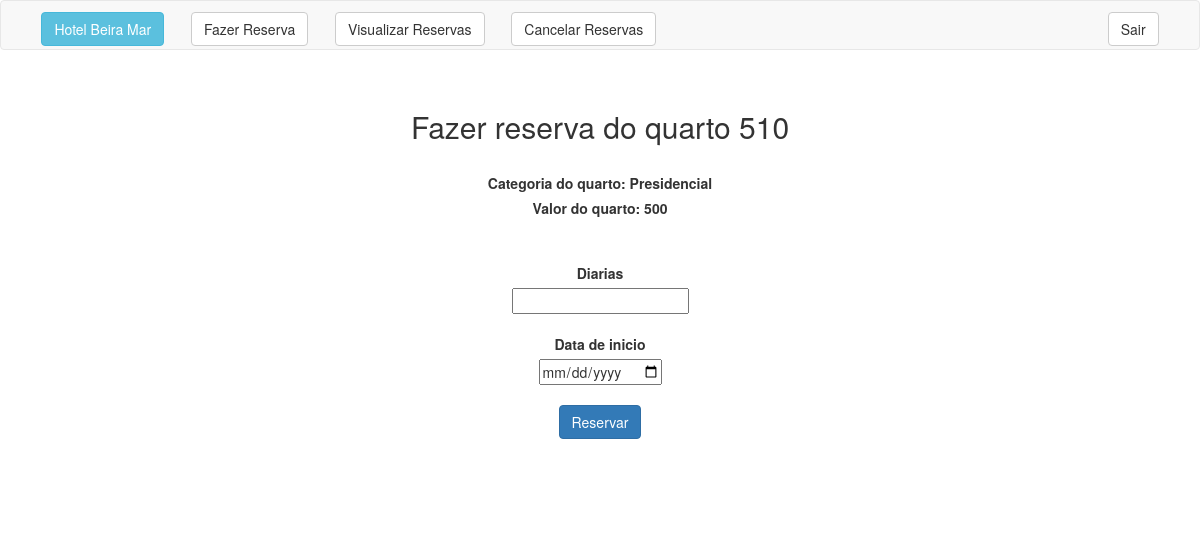
Page /incluir_reserva.php?codigo=4 (signed in) on the committed database.
### tables this page shows
CREATE TABLE `quartos` (
  `idquarto` int(11) NOT NULL AUTO_INCREMENT,
  `numero` int(11) NOT NULL,
  `valor` double NOT NULL,
  `idtipoQuartos` int(11) NOT NULL,
  `descricao` varchar(500) NOT NULL,
  PRIMARY KEY (`idquarto`),
  KEY `fk_quartos_tipoQuartos1_idx` (`idtipoQuartos`),
  CONSTRAINT `fk_quartos_tipoQuartos1` FOREIGN KEY (`idtipoQuartos`) REFERENCES `tipoQuartos` (`idtipoQuarto`) ON DELETE NO ACTION ON UPDATE NO ACTION
);

CREATE TABLE `tipoQuartos` (
  `idtipoQuarto` int(11) NOT NULL AUTO_INCREMENT,
  `nome` varchar(45) NOT NULL,
  PRIMARY KEY (`idtipoQuarto`)
);

### incluir_reserva.php (the view, shortened to what this page needs)
<?php
	include 'conexao.inc';
	if(isset($_GET["codigo"]))
	{
		$cod=$_GET["codigo"];
		 $sql= "select q.numero, q.idquarto, q.valor, q.descricao, t.nome from quartos q inner join tipoQuartos t on t.idtipoQuarto = q.idtipoQuartos where idquarto=$cod";
		 $result=mysqli_query($con, $sql);
	}
?>
<!DOCTYPE html>
<html>
<head>
	<link rel="stylesheet" type="text/css" href="css/estilo.css">
	<link rel="stylesheet" type="text/css" href="css/bootstrap.min.css">
</head>
<body>
	<?php include "menu.php" ?>
	<div class="col-md-12">
		<div class="info">
			<br>
			<?php while($row = mysqli_fetch_assoc($result)): ?>
				<h2>Fazer reserva do quarto  <?php echo $row['numero'];?></h2>
				<br>
				<label for="">Categoria do quarto: <?php echo $row['nome'];?></label><br>
				<label for="">Valor do quarto: <?php echo $row['valor'];?></label><br>
			<?php endwhile ?>
			<br><br>
			<form action="inserir_reserva.php" method="POST">
				<label for=""> Diarias </label><br>
				<input type="number" name="quant" min="1"><br><br>
				<label for="">Data de inicio</label><br>
				<input type="date" name="data" min="<?php echo date('Y-m-d'); ?>"><br><br>
				<button class= "btn btn-primary" type="submit">Reservar</button>
			</form>
			<br><br>
		</div>
	</div>
	<br>
	<div class="col-md-8 col-md-offset-2 ">
		<div class="alert result">
		</div>
	</div>
</body>
</html>

### css/estilo.css (style rules this page uses)
.info { text-align: center; padding-left: 20%; padding-right: 20%; }
.result { text-align: center; font-size: 100%; }

### rows in the picture
quartos: numero "510", idtipoQuartos.nome "Presidencial", valor "500"
